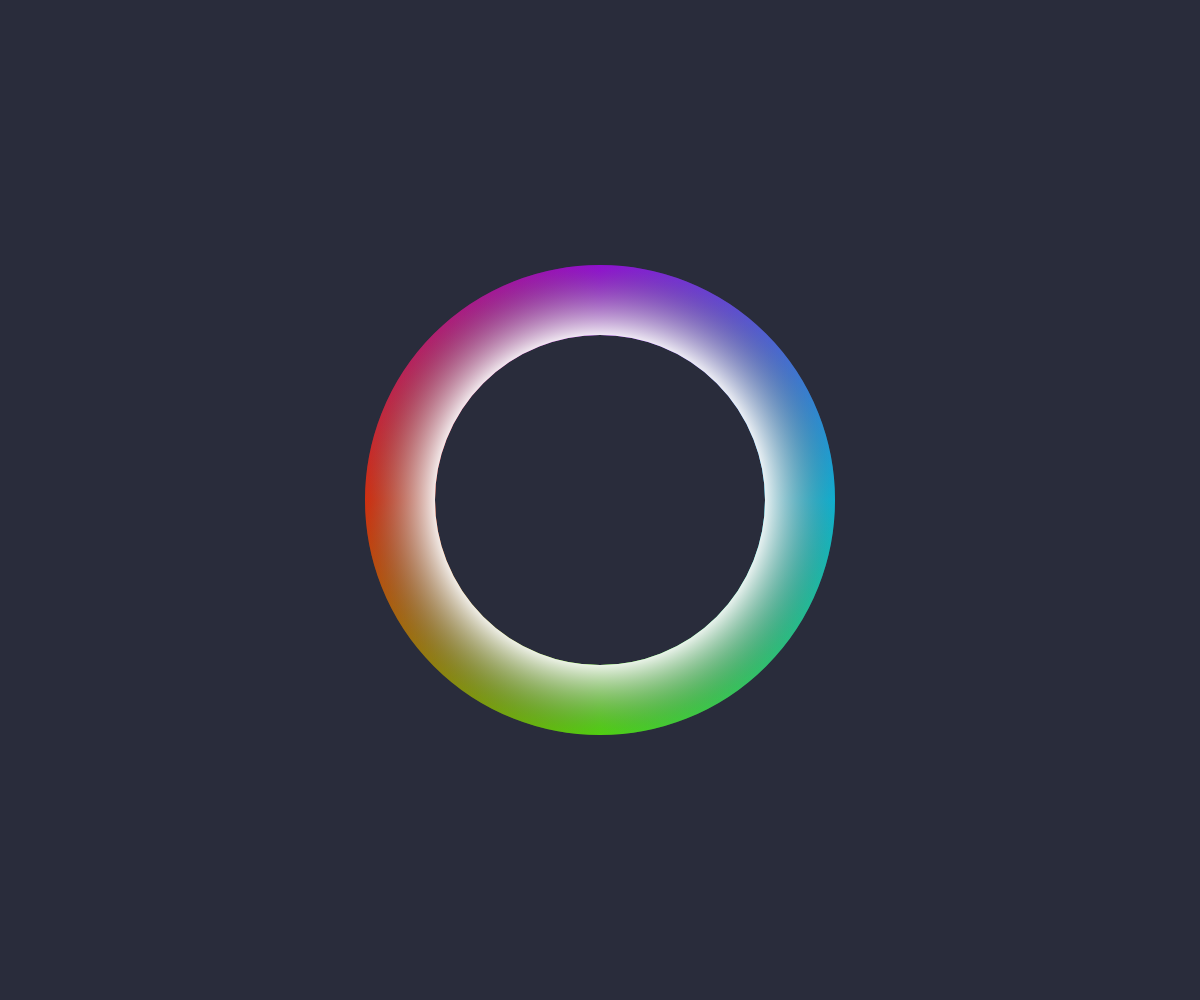
Frame 1 (no input)
Frame 60 (no input): identical to frame 1, image omitted
Frame 120 (the mouse pressed at the canvas centre since frame 60): identical to frame 1, image omitted

The p5.js sketch that drew this single still picture (run headless with seeded random() and noise() and a simulated clock; from frame 60 on, the mouse is pressed at the canvas centre):

// p5.js sketch
// ── sketch.js
function setup() {
  createCanvas(innerWidth, innerHeight);
  angleMode(DEGREES);
  colorMode(HSB, 360, 100, 100, 100);
  // noStroke();
  strokeWeight(70);
  noFill();
}

function draw() {
  background(230, 30, 23);
  hyperGradient3();
  // shadow();
}

function hyperGradient3() {
  conicGradient(
    0,
    width / 2,
    height / 2, //Start angle, pX, pY
    [
      color(190, 100, 100, 100),
      color(100, 100, 100, 100),
      color(10, 100, 100, 100),
      color(280, 100, 100, 100),
      color(190, 100, 100, 100),
    ]
  );
  ellipse(width / 2, height / 2, 400, 400);

  radialGradient(
    width / 2,
    height / 2,
    160, //Start pX, pY, start circle radius
    width / 2,
    height / 2,
    260, //End pX, pY, End circle radius
    color(0, 0, 100, 100), //Start color
    color(0, 0, 0, 0) //End color
  );
  ellipse(width / 2, height / 2, 400, 400);
}

function radialGradient(sX, sY, sR, eX, eY, eR, colorS, colorE) {
  let gradient = drawingContext.createRadialGradient(sX, sY, sR, eX, eY, eR);
  gradient.addColorStop(0, colorS);
  gradient.addColorStop(1, colorE);
  // drawingContext.fillStyle = gradient;
  drawingContext.strokeStyle = gradient;
}

function conicGradient(sA, sX, sY, colors) {
  let gradient = drawingContext.createConicGradient(sA, sX, sY);
  gradient.addColorStop(0, colors[0]);
  gradient.addColorStop(0.25, colors[1]);
  gradient.addColorStop(0.5, colors[2]);
  gradient.addColorStop(0.75, colors[3]);
  gradient.addColorStop(1, colors[4]);

  drawingContext.strokeStyle = gradient;
}

function shadow() {
  drawingContext.shadowOffsetX = 10;
  drawingContext.shadowOffsetY = 10;
  drawingContext.shadowBlur = 16;
  drawingContext.shadowColor = color(230, 30, 18, 100);
}
